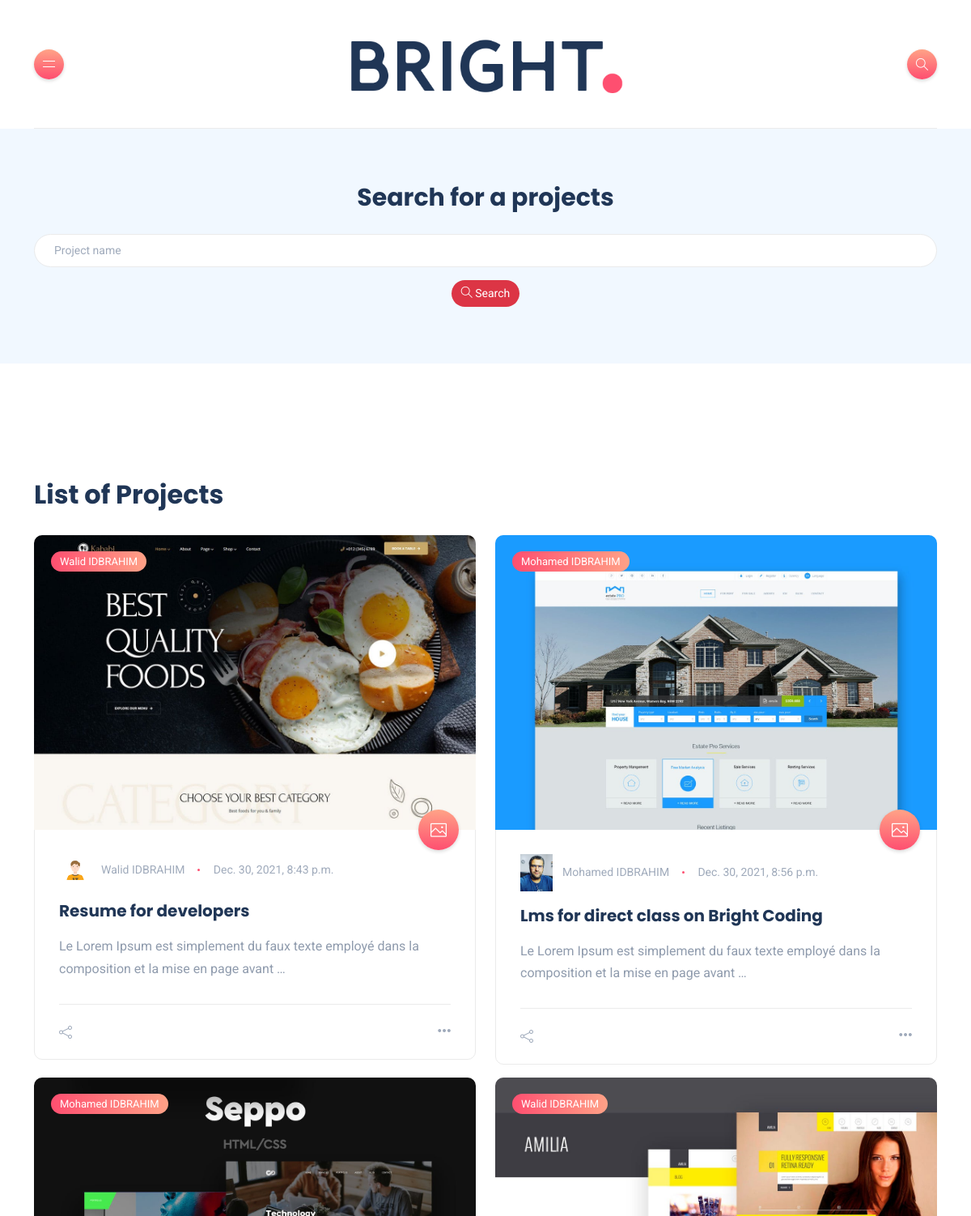
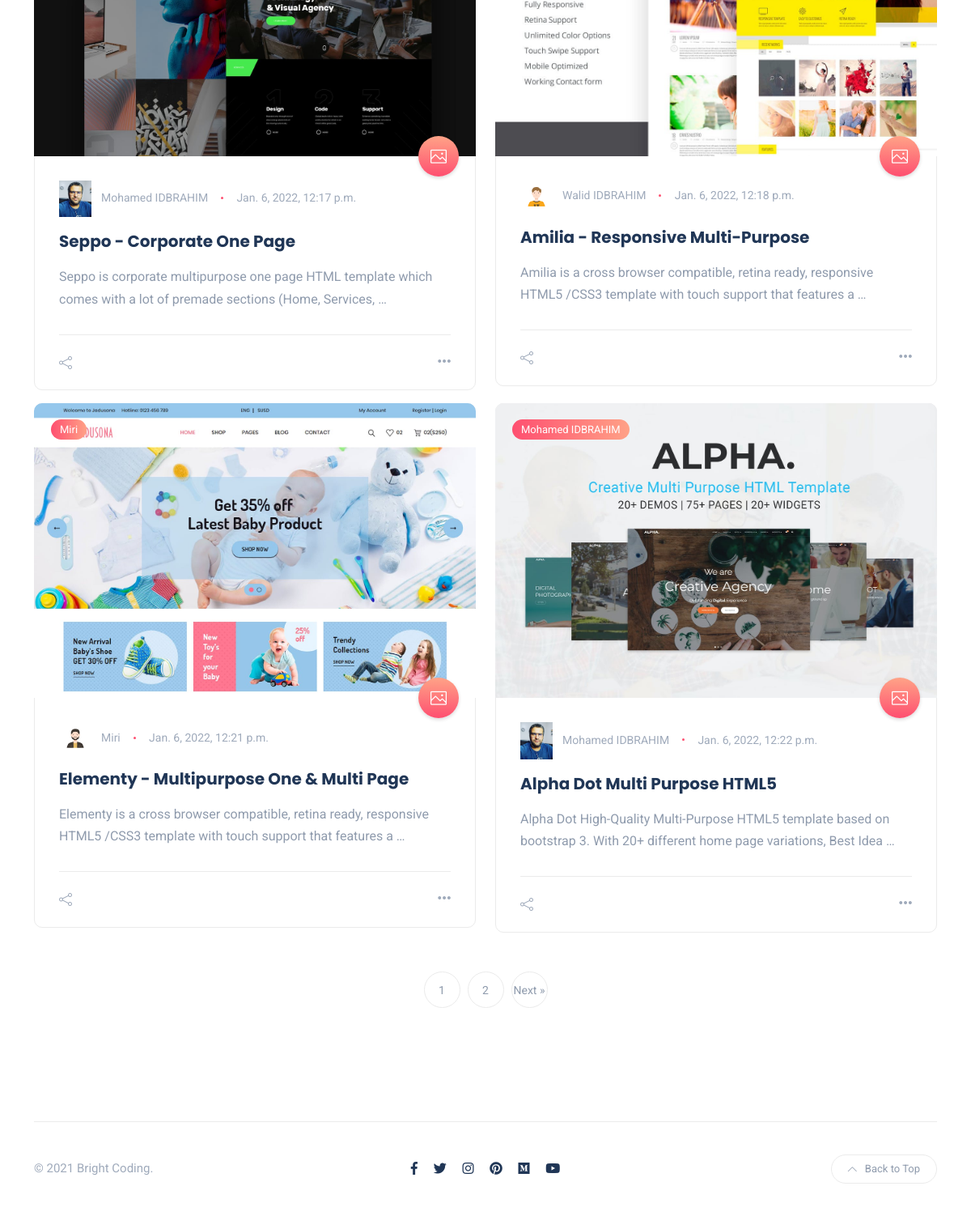
The page / on the database its author committed (2 pictures, top to bottom).
### portefolio/models.py (models this page shows, shortened)
class Project(models.Model):
    profile = ForeignKey(Profile, on_delete=models.SET_NULL, null=True, blank=True)
    title = models.CharField(max_length=120)
    slug = models.CharField(max_length=120)
    description = models.TextField(null=True, blank=True)
    image = models.ImageField(null=True, blank=True, upload_to="projects/")
    source_link = models.CharField(max_length=200, null=True, blank=True)
    demo_link = models.CharField(max_length=200, null=True, blank=True)
    vote = models.IntegerField(default=1)
    state = models.BooleanField(
        default=False, choices=((False, "Deactive"), (True, "Active"))
    )
    tags = ManyToManyField(Tag)
    created = models.DateTimeField(auto_now_add=True)
    updated = models.DateTimeField(auto_now=True)

### account/models.py (models this page shows, shortened)
class Profile(models.Model):
    user = OneToOneField(User, on_delete=models.CASCADE)
    name = models.CharField(max_length=80)
    username = models.CharField(
        max_length=80, unique=True, null=True, blank=True)
    email = models.EmailField(
        max_length=120, null=True, blank=True, unique=True)
    head_line = models.CharField(max_length=200, null=True, blank=True)
    bio = models.TextField(null=True, blank=True)
    image = models.ImageField(
        null=True, blank=True, upload_to="profiles/", default="profiles/default.png"
    )
    resume_link = models.CharField(max_length=200, null=True, blank=True)
    github_link = models.CharField(max_length=200, null=True, blank=True)
    linkedin_link = models.CharField(max_length=200, null=True, blank=True)
    youtube_link = models.CharField(max_length=200, null=True, blank=True)
    website_link = models.CharField(max_length=200, null=True, blank=True)
    state = models.BooleanField(
        default=False, choices=((False, "Deactive"), (True, "Active"))
    )
    id = models.UUIDField(primary_key=True, unique=True,
                          default=uuid4, editable=False)
    created = models.DateTimeField(auto_now_add=True)
    updated = models.DateTimeField(auto_now=True)

### portefolio/views.py (the view)
# urls.py: path('', index, name="list-projects")
def index(request):
    projects, keyword = search_projects(request)
    item_per_page = 6
    page = request.GET.get("page")
    paginator = Paginator(projects, item_per_page)
    try:
        projects = paginator.page(page)
    except PageNotAnInteger:
        page = 1
        projects = paginator.page(page)
    except EmptyPage:
        page = paginator.num_pages
        projects = paginator.page(page)
    context = {"projects": projects,
               "keyword": keyword, "paginator": paginator}
    return render(request, 'portefolio/index.html', context)

### portefolio/helpers.py (called while the page is built)
def search_projects(request):
    keyword = ""
    if request.GET.get('search'):
        keyword = request.GET.get("search")
    tags = Tag.objects.filter(name__icontains=keyword)
    projects = Project.objects.distinct().filter(
        Q(title__icontains=keyword) |
        Q(description__icontains=keyword) |
        Q(profile__name__icontains=keyword) |
        Q(tags__in=tags)
    )
    return projects, keyword

### portefolio/templates/portefolio/index.html (shortened to what this page needs)
{% extends 'base.html' %}
{% block header %}
 <section class="page-header">
    <div class="container-xl">
        <div class="text-center">
           <div class="form-group">
            <h1 class="my-4">Search for a projects</h1>
            <form action="" method="GET">
                <input name="search" value="{{ keyword }}" type="text" class="form-control" placeholder="Project name">
                    <button class="mt-3 btn btn-danger">
                        <i class="icon-magnifier"></i> Search
                    </button>
               </div>
        </div>
    </div>
</section>
{% endblock %}
{% block content %}
<div class="row">
    <h2>List of Projects</h2>
    {% for project in projects %}
        <div class="col-sm-6 my-2">
            <div class="post post-grid rounded bordered">
                <div class="thumb top-rounded">
                    <a href="category.html" class="category-badge position-absolute">
                        {{ project.profile.name }}
                    </a>
                    <span class="post-format">
                        <i class="icon-picture"></i>
                    </span>
                    <a href="blog-single.html">
                        <div class="inner">
                            <img src="{{ project.image.url }}" alt="{{ project.title }}" />
                        </div>
                    </a>
                </div>
                <div class="details">
                    <ul class="meta list-inline mb-0">
                        <li class="list-inline-item"><a href="#"><img width="40px" height="auto" src="{{ project.profile.image.url }}" class="author" alt="author"/>{{ project.profile.name }}</a></li>
                        <li class="list-inline-item">{{ project.created }}</li>
                    </ul>
                    <h5 class="post-title mb-3 mt-3"><a href="blog-single.html">{{ project.title }}</a></h5>
                    <p class="excerpt mb-0">{{ project.description|truncatewords:18 }}</p>
                </div>
                <div class="post-bottom clearfix d-flex align-items-center">
                    <div class="social-share me-auto">
                        <button class="toggle-button icon-share"></button>
                    </div>
                    <div class="more-button float-end">
                        <a href="blog-single.html"><span class="icon-options"></span></a>
                    </div>
                </div>
            </div>
        </div>
    {% endfor %}
</div>
<nav>
    <ul class="pagination justify-content-center">
       {% for page in paginator.page_range %}
        <li class="page-item"><a class="page-link" href="?page={{page}}">{{ page }}</a></li>
       {% endfor %}
       {% if projects.has_next %}
       <li class="page-item">
           <a class="page-link" href="?page={{ projects.next_page_number }}">Next &raquo;</a></li>
       {% endif %}
    </ul>
</nav>
{% endblock %}

### rows shown on the page
Project: profile.name "Walid IDBRAHIM", image (picture), profile.image (picture), created "Dec. 30, 2021, 8:43 p.m.", title "Resume for developers", description "Le Lorem Ipsum est simplement du faux texte employé dans la composition et la mise en page avant …"
Project: profile.name "Mohamed IDBRAHIM", image (picture), profile.image (picture), created "Dec. 30, 2021, 8:56 p.m.", title "Lms for direct class on Bright Coding", description "Le Lorem Ipsum est simplement du faux texte employé dans la composition et la mise en page avant …"
Project: profile.name "Mohamed IDBRAHIM", image (picture), profile.image (picture), created "Jan. 6, 2022, 12:17 p.m.", title "Seppo - Corporate One Page", description "Seppo is corporate multipurpose one page HTML template which comes with a lot of premade sections (Home, Services, …"
Project: profile.name "Walid IDBRAHIM", image (picture), profile.image (picture), created "Jan. 6, 2022, 12:18 p.m.", title "Amilia - Responsive Multi-Purpose", description "Amilia is a cross browser compatible, retina ready, responsive HTML5 /CSS3 template with touch support that features a …"
Project: profile.name "Miri", image (picture), profile.image (picture), created "Jan. 6, 2022, 12:21 p.m.", title "Elementy - Multipurpose One & Multi Page", description "Elementy is a cross browser compatible, retina ready, responsive HTML5 /CSS3 template with touch support that features a …"
Project: profile.name "Mohamed IDBRAHIM", image (picture), profile.image (picture), created "Jan. 6, 2022, 12:22 p.m.", title "Alpha Dot Multi Purpose HTML5", description "Alpha Dot High-Quality Multi-Purpose HTML5 template based on bootstrap 3. With 20+ different home page variations, Best Idea …"

### other values the page prints
{{ page }} "1" "2"
